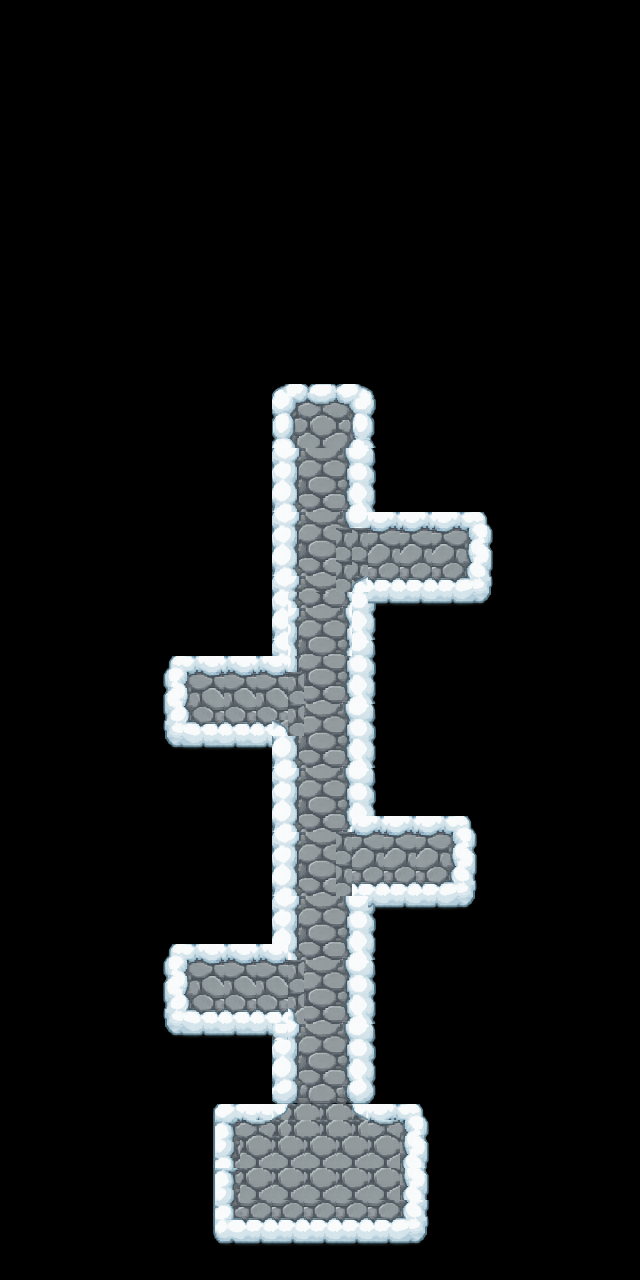

Below is a game level as drawn by its tile map, then a one-line description and the .tmx that defines it (tile-layer data replaced by summaries):
An orthogonal 40x80 tile map with 16x16 px tiles, 2 tile layers (Base Road, Side displays), 2 tilesets.

<map version="1.10" tiledversion="1.11.2" orientation="orthogonal" renderorder="right-down" width="40" height="80" tilewidth="16" tileheight="16" infinite="0" nextlayerid="7" nextobjectid="1">
 <tileset firstgid="1" name="clouds-sprites-smaller" tilewidth="16" tileheight="16" tilecount="484" columns="22">
  <image source="custom-sprites/clouds-sprites-smaller.png" trans="ff00ff" width="358" height="358" />
 </tileset>
 <tileset firstgid="485" name="Color Palette" tilewidth="16" tileheight="16" tilecount="4096" columns="64">
  <image source="custom-sprites/Color Palette.png" trans="ff00ff" width="1024" height="1024" />
 </tileset>
 <layer id="1" name="Base Road" width="40" height="80">
  <data>[3200 cells, 441 non-empty, 95 distinct tile ids]</data>
 </layer>
 <layer id="3" name="Side displays" width="40" height="80">
  <data>[3200 cells, 212 non-empty, 26 distinct tile ids]</data>
 </layer>
</map>